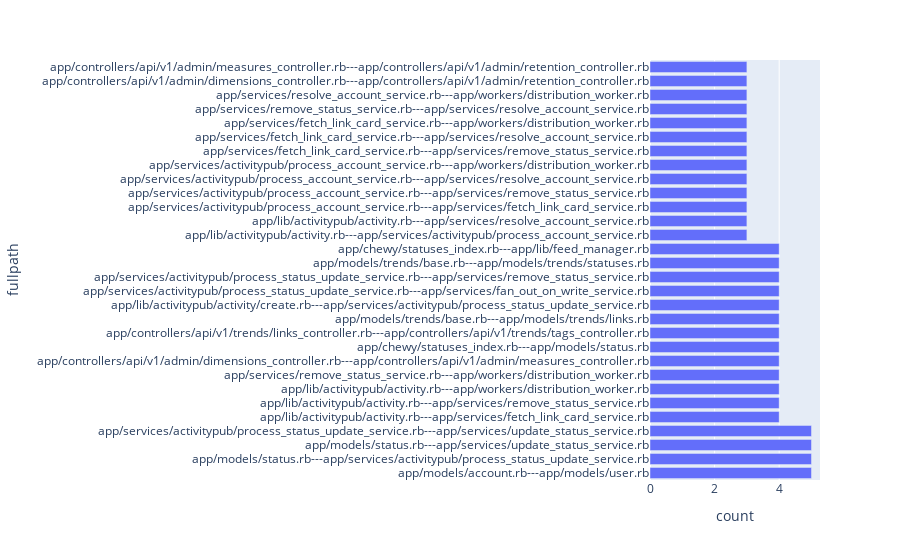

Notebook code for this chart:
### Code cell
fig = px.bar(df_pairs.nlargest(30,'count'), x="count", y="fullpath", orientation='h')
fig.show()

### Figure 1 — Plotly figure (JSON) as saved in the notebook; plotly's stock layout.template omitted (floating-point values rounded to 4 significant figures)
{"data": [{"alignmentgroup": "True", "hovertemplate": "count=%{x}<br>fullpath=%{y}<extra></extra>", "legendgroup": "", "marker": {"color": "#636efa", "pattern": {"shape": ""}}, "name": "", "offsetgroup": "", "orientation": "h", "showlegend": false, "textposition": "auto", "type": "bar", "x": [5, 5, 5, 5, 4, 4, 4, 4, 4, 4, 4, 4, 4, 4, 4, 4, 4, 3, 3, 3, 3, 3, 3, 3, 3, 3, 3, 3, 3, 3], "xaxis": "x", "y": ["app/models/account.rb---app/models/user.rb", "app/models/status.rb---app/services/activitypub/process_status_update_service.rb", "app/models/status.rb---app/services/update_status_service.rb", "app/services/activitypub/process_status_update_service.rb---app/services/update_status_service.rb", "app/lib/activitypub/activity.rb---app/services/fetch_link_card_service.rb", "app/lib/activitypub/activity.rb---app/services/remove_status_service.rb", "app/lib/activitypub/activity.rb---app/workers/distribution_worker.rb", "app/services/remove_status_service.rb---app/workers/distribution_worker.rb", "app/controllers/api/v1/admin/dimensions_controller.rb---app/controllers/api/v1/admin/measures_controller.rb", "app/chewy/statuses_index.rb---app/models/status.rb", "app/controllers/api/v1/trends/links_controller.rb---app/controllers/api/v1/trends/tags_controller.rb", "app/models/trends/base.rb---app/models/trends/links.rb", "app/lib/activitypub/activity/create.rb---app/services/activitypub/process_status_update_service.rb", "app/services/activitypub/process_status_update_service.rb---app/services/fan_out_on_write_service.rb", "app/services/activitypub/process_status_update_service.rb---app/services/remove_status_service.rb", "app/models/trends/base.rb---app/models/trends/statuses.rb", "app/chewy/statuses_index.rb---app/lib/feed_manager.rb", "app/lib/activitypub/activity.rb---app/services/activitypub/process_account_service.rb", "app/lib/activitypub/activity.rb---app/services/resolve_account_service.rb", "app/services/activitypub/process_account_service.rb---app/services/fetch_link_card_service.rb", "app/services/activitypub/process_account_service.rb---app/services/remove_status_service.rb", "app/services/activitypub/process_account_service.rb---app/services/resolve_account_service.rb", "app/services/activitypub/process_account_service.rb---app/workers/distribution_worker.rb", "app/services/fetch_link_card_service.rb---app/services/remove_status_service.rb", "app/services/fetch_link_card_service.rb---app/services/resolve_account_service.rb", "app/services/fetch_link_card_service.rb---app/workers/distribution_worker.rb", "app/services/remove_status_service.rb---app/services/resolve_account_service.rb", "app/services/resolve_account_service.rb---app/workers/distribution_worker.rb", "app/controllers/api/v1/admin/dimensions_controller.rb---app/controllers/api/v1/admin/retention_controller.rb", "app/controllers/api/v1/admin/measures_controller.rb---app/controllers/api/v1/admin/retention_controller.rb"], "yaxis": "y"}], "layout": {"barmode": "relative", "legend": {"tracegroupgap": 0}, "margin": {"t": 60}, "xaxis": {"anchor": "y", "domain": [0, 1], "title": {"text": "count"}}, "yaxis": {"anchor": "x", "domain": [0, 1], "title": {"text": "fullpath"}}}}
